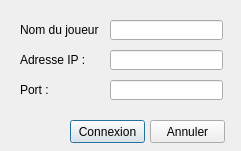
<?xml version="1.0" encoding="UTF-8"?>
<ui version="4.0">
 <class>MenuConnexion</class>
 <widget class="QDialog" name="MenuConnexion">
  <property name="geometry">
   <rect>
    <x>0</x>
    <y>0</y>
    <width>241</width>
    <height>151</height>
   </rect>
  </property>
  <property name="windowTitle">
   <string>Connexion</string>
  </property>
  <property name="windowIcon">
   <iconset resource="images.qrc">
    <normaloff>:/img/connexion.png</normaloff>:/img/connexion.png</iconset>
  </property>
  <widget class="QLabel" name="labelNamePlayer">
   <property name="geometry">
    <rect>
     <x>20</x>
     <y>20</y>
     <width>80</width>
     <height>20</height>
    </rect>
   </property>
   <property name="text">
    <string>Nom du joueur :</string>
   </property>
  </widget>
  <widget class="QLabel" name="labelIPAddress">
   <property name="geometry">
    <rect>
     <x>20</x>
     <y>50</y>
     <width>80</width>
     <height>20</height>
    </rect>
   </property>
   <property name="text">
    <string>Adresse IP :</string>
   </property>
  </widget>
  <widget class="QLabel" name="labelPort">
   <property name="geometry">
    <rect>
     <x>20</x>
     <y>80</y>
     <width>80</width>
     <height>20</height>
    </rect>
   </property>
   <property name="text">
    <string>Port :</string>
   </property>
  </widget>
  <widget class="QPushButton" name="buttonConnexion">
   <property name="geometry">
    <rect>
     <x>70</x>
     <y>120</y>
     <width>75</width>
     <height>23</height>
    </rect>
   </property>
   <property name="text">
    <string>Connexion</string>
   </property>
  </widget>
  <widget class="QPushButton" name="buttonAnnuler">
   <property name="geometry">
    <rect>
     <x>150</x>
     <y>120</y>
     <width>75</width>
     <height>23</height>
    </rect>
   </property>
   <property name="text">
    <string>Annuler</string>
   </property>
  </widget>
  <widget class="QLineEdit" name="lineEditPort">
   <property name="geometry">
    <rect>
     <x>110</x>
     <y>80</y>
     <width>113</width>
     <height>20</height>
    </rect>
   </property>
  </widget>
  <widget class="QLineEdit" name="lineEditNamePlayer">
   <property name="geometry">
    <rect>
     <x>110</x>
     <y>20</y>
     <width>113</width>
     <height>20</height>
    </rect>
   </property>
  </widget>
  <widget class="QLineEdit" name="lineEditIPAddress">
   <property name="geometry">
    <rect>
     <x>110</x>
     <y>50</y>
     <width>113</width>
     <height>20</height>
    </rect>
   </property>
  </widget>
 </widget>
 <tabstops>
  <tabstop>lineEditNamePlayer</tabstop>
  <tabstop>lineEditIPAddress</tabstop>
  <tabstop>lineEditPort</tabstop>
  <tabstop>buttonConnexion</tabstop>
  <tabstop>buttonAnnuler</tabstop>
 </tabstops>
 <resources>
  <include location="images.qrc"/>
 </resources>
 <connections/>
</ui>
